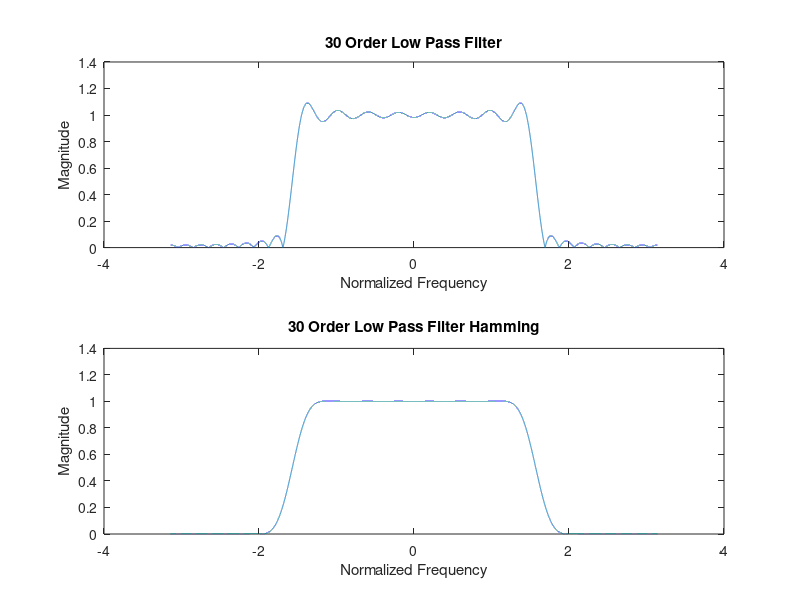
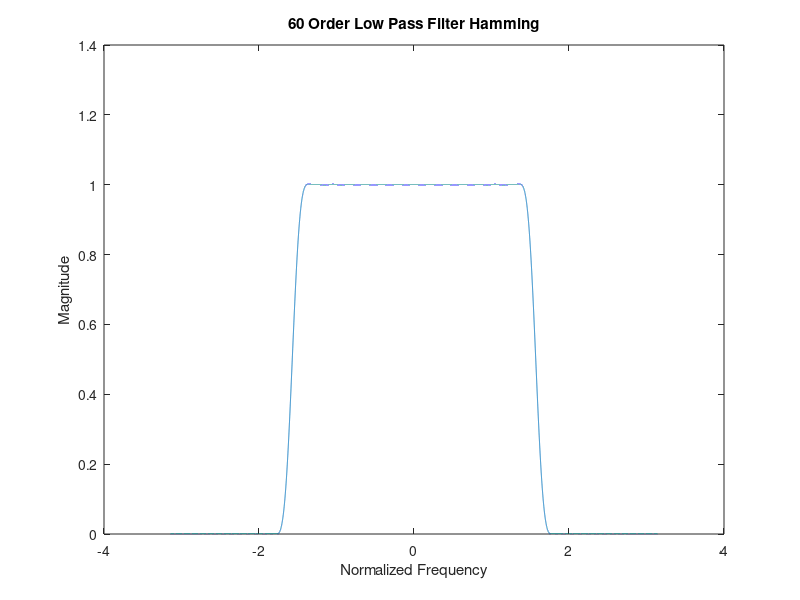
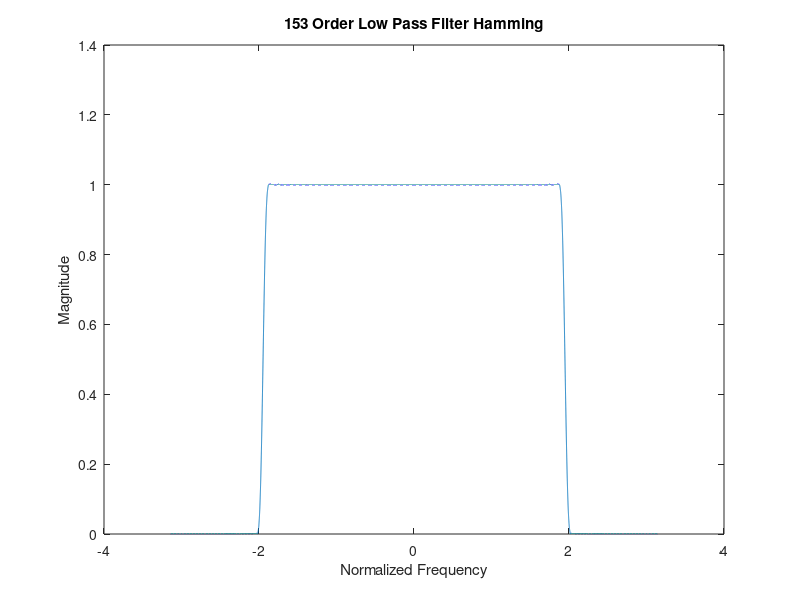

Reproduce these figures in MATLAB, in order.
%% Lab_09
%% 3.1
% Load saved 30 point filter
load lp30.mat
w = -pi:1/8000:pi;

Hrec = freqz(lp30rec, 1, w);
subplot(2,1,1);
plot(w, abs(Hrec));
xlabel('Normalized Frequency');
ylabel('Magnitude');
title('30 Order Low Pass Filter');
Hham = freqz(lp30ham, 1, w);
subplot(2,1,2);
plot(w, abs(Hham));
xlabel('Normalized Frequency');
ylabel('Magnitude');
title('30 Order Low Pass Filter Hamming');


%% 3.2
Hham2 = freqz(lp60ham, 1, w);
figure;
plot(w, abs(Hham2));
xlabel('Normalized Frequency');
ylabel('Magnitude');
title('60 Order Low Pass Filter Hamming');

%% 3.3
Hham3 = freqz(lp153, 1, w);
figure;
plot(w, abs(Hham3));
xlabel('Normalized Frequency');
ylabel('Magnitude');
title('153 Order Low Pass Filter Hamming');
